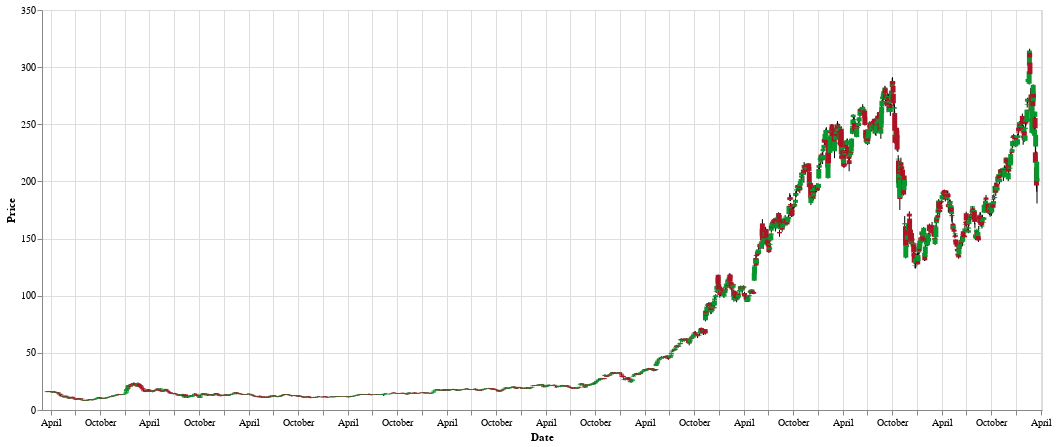

Write notebook code for a chart like this one.
### Code cell
open_close_color = alt.condition("datum.Open < datum.Close",
                                 alt.value("#06982d"),
                                 alt.value("#ae1325"))

rule = alt.Chart(source).mark_rule().encode(
    alt.X('Date:T'),
    alt.Y(
        'Low',
        title='Price',
        scale=alt.Scale(zero=False),
    ),
    alt.Y2('High'),
    color=alt.value('#000000')
).properties(width=1000, height=400).interactive(bind_y=False)

bar = alt.Chart(source).mark_bar().encode(
    x='Date:T',
    y='Open',
    y2='Close',
    color=open_close_color
)

rule + bar

### Figure 1 — Vega-Lite specification as saved in the notebook (floating-point values rounded to 4 significant figures; data arrays with more than 128 entries replaced by an {"elided": "..."} marker saying what was removed)
{"config": {"view": {"continuousWidth": 400, "continuousHeight": 300}}, "layer": [{"mark": "rule", "encoding": {"color": {"value": "#000000"}, "x": {"type": "temporal", "field": "Date"}, "y": {"type": "quantitative", "field": "Low", "scale": {"zero": false}, "title": "Price"}, "y2": {"field": "High"}}, "height": 400, "selection": {"selector002": {"type": "interval", "bind": "scales", "encodings": ["x"]}}, "width": 1000}, {"mark": "bar", "encoding": {"color": {"condition": {"value": "#06982d", "test": "datum.Open < datum.Close"}, "value": "#ae1325"}, "x": {"type": "temporal", "field": "Date"}, "y": {"type": "quantitative", "field": "Open"}, "y2": {"field": "Close"}}}], "data": {"name": "data-96d1456422274b5c0164d360be5b4f2b"}, "$schema": "https://vega.github.io/schema/vega-lite/v4.0.2.json", "datasets": {"data-96d1456422274b5c0164d360be5b4f2b": {"elided": "2517 records"}}}
